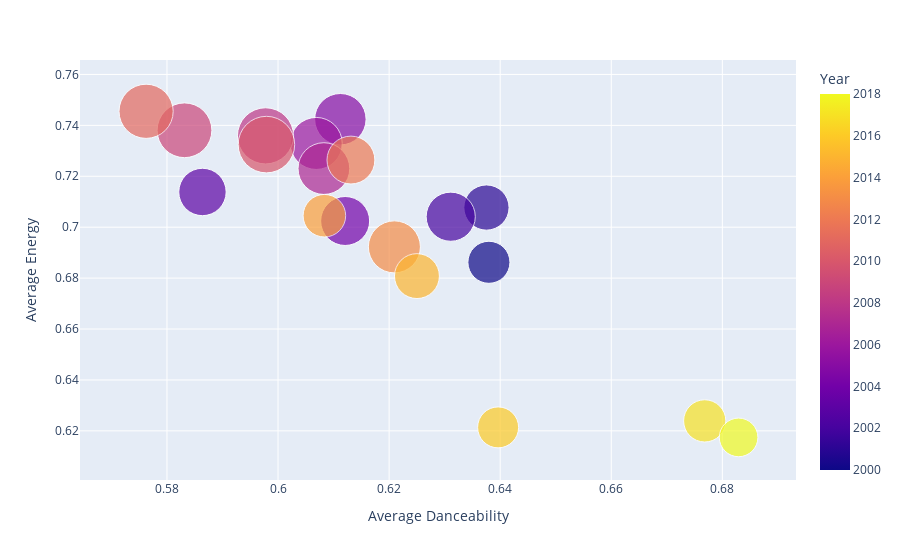

The code cell stored with this chart in its notebook:
### Code cell
import pandas as pd
import plotly.express as px

# Load your data
df = pd.read_csv('charawithdates.csv')

# Convert the 'Date' column to datetime and extract the year
df['Year'] = pd.to_datetime(df['Date']).dt.year

# Group the data by year excluding 2019, and calculate the mean of danceability and energy, and the count of songs
filtered_data = df[df['Year'] != 2019].groupby('Year').agg({
    'Name': 'count',
    'Danceability': 'mean',
    'Energy': 'mean'
}).reset_index().rename(columns={'Name': 'Number of Songs', 'Danceability': 'Average Danceability', 'Energy': 'Average Energy'})

# Create a bubble chart with Plotly Express
fig = px.scatter(filtered_data, x="Average Danceability", y="Average Energy",
                 size="Number of Songs", color="Year",
                 hover_name="Year", size_max=40)

# Show the figure
fig.show()

### Figure 1 — Plotly figure (JSON) as saved in the notebook; plotly's stock layout.template omitted (floating-point values rounded to 4 significant figures)
{"data": [{"hovertemplate": "<b>%{hovertext}</b><br><br>Average Danceability=%{x}<br>Average Energy=%{y}<br>Number of Songs=%{marker.size}<br>Year=%{marker.color}<extra></extra>", "hovertext": [2000, 2001, 2002, 2003, 2004, 2005, 2006, 2007, 2008, 2009, 2010, 2011, 2012, 2013, 2014, 2015, 2016, 2017, 2018], "legendgroup": "", "marker": {"color": [2000, 2001, 2002, 2003, 2004, 2005, 2006, 2007, 2008, 2009, 2010, 2011, 2012, 2013, 2014, 2015, 2016, 2017, 2018], "coloraxis": "coloraxis", "size": [115, 133, 157, 146, 156, 172, 176, 174, 205, 195, 208, 191, 149, 176, 118, 131, 109, 116, 97], "sizemode": "area", "sizeref": 0.13, "symbol": "circle"}, "mode": "markers", "name": "", "orientation": "v", "showlegend": false, "type": "scatter", "x": [0.638, 0.6375, 0.6311, 0.5864, 0.6121, 0.6112, 0.6069, 0.6083, 0.5978, 0.5832, 0.5979, 0.5762, 0.6131, 0.621, 0.6083, 0.625, 0.6396, 0.6768, 0.6829], "xaxis": "x", "y": [0.6862, 0.7077, 0.7041, 0.7138, 0.7024, 0.7424, 0.7329, 0.723, 0.7359, 0.7381, 0.7324, 0.7455, 0.7264, 0.6923, 0.7045, 0.6808, 0.6214, 0.6239, 0.6174], "yaxis": "y"}], "layout": {"coloraxis": {"colorbar": {"title": {"text": "Year"}}, "colorscale": [[0, "#0d0887"], [0.1111, "#46039f"], [0.2222, "#7201a8"], [0.3333, "#9c179e"], [0.4444, "#bd3786"], [0.5556, "#d8576b"], [0.6667, "#ed7953"], [0.7778, "#fb9f3a"], [0.8889, "#fdca26"], [1, "#f0f921"]]}, "legend": {"itemsizing": "constant", "tracegroupgap": 0}, "margin": {"t": 60}, "xaxis": {"anchor": "y", "domain": [0, 1], "title": {"text": "Average Danceability"}}, "yaxis": {"anchor": "x", "domain": [0, 1], "title": {"text": "Average Energy"}}}}
